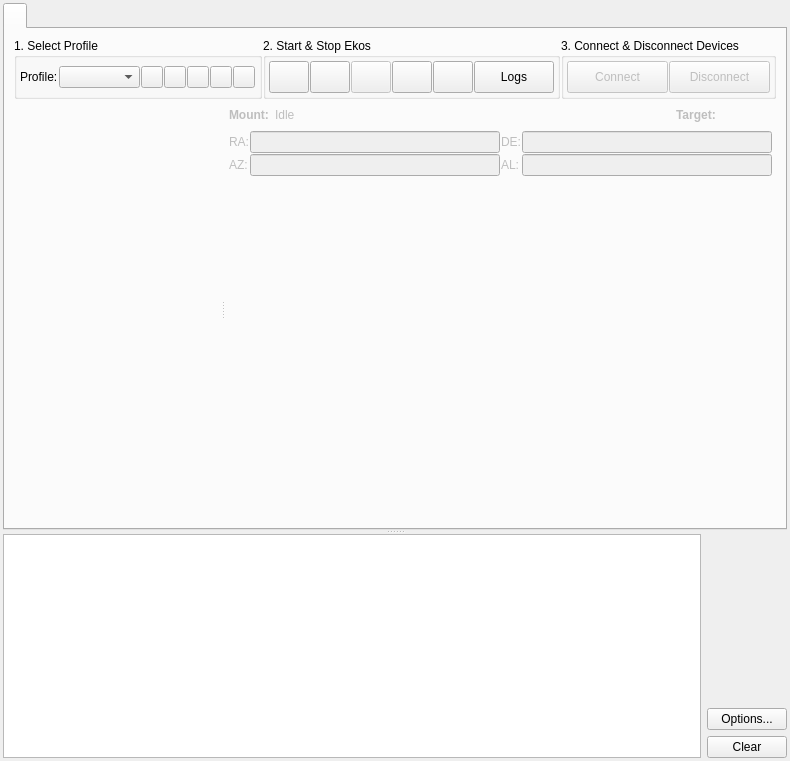
<?xml version="1.0" encoding="UTF-8"?>
<ui version="4.0">
 <class>Manager</class>
 <widget class="QWidget" name="Manager">
  <property name="geometry">
   <rect>
    <x>0</x>
    <y>0</y>
    <width>790</width>
    <height>761</height>
   </rect>
  </property>
  <property name="sizePolicy">
   <sizepolicy hsizetype="MinimumExpanding" vsizetype="MinimumExpanding">
    <horstretch>0</horstretch>
    <verstretch>0</verstretch>
   </sizepolicy>
  </property>
  <property name="minimumSize">
   <size>
    <width>700</width>
    <height>700</height>
   </size>
  </property>
  <property name="maximumSize">
   <size>
    <width>16777215</width>
    <height>16777215</height>
   </size>
  </property>
  <property name="baseSize">
   <size>
    <width>0</width>
    <height>0</height>
   </size>
  </property>
  <property name="windowTitle">
   <string>Ekos</string>
  </property>
  <layout class="QVBoxLayout" name="verticalLayout_3">
   <property name="spacing">
    <number>1</number>
   </property>
   <property name="leftMargin">
    <number>3</number>
   </property>
   <property name="topMargin">
    <number>3</number>
   </property>
   <property name="rightMargin">
    <number>3</number>
   </property>
   <property name="bottomMargin">
    <number>3</number>
   </property>
   <item>
    <widget class="QSplitter" name="splitter">
     <property name="sizePolicy">
      <sizepolicy hsizetype="MinimumExpanding" vsizetype="MinimumExpanding">
       <horstretch>0</horstretch>
       <verstretch>0</verstretch>
      </sizepolicy>
     </property>
     <property name="minimumSize">
      <size>
       <width>0</width>
       <height>0</height>
      </size>
     </property>
     <property name="orientation">
      <enum>Qt::Vertical</enum>
     </property>
     <property name="childrenCollapsible">
       <bool>false</bool>
     </property>
     <widget class="QTabWidget" name="toolsWidget">
      <property name="sizePolicy">
       <sizepolicy hsizetype="MinimumExpanding" vsizetype="MinimumExpanding">
        <horstretch>0</horstretch>
        <verstretch>0</verstretch>
       </sizepolicy>
      </property>
      <property name="minimumSize">
       <size>
        <width>0</width>
        <height>0</height>
       </size>
      </property>
      <property name="currentIndex">
       <number>0</number>
      </property>
      <widget class="QWidget" name="setupTab">
       <attribute name="title">
        <string/>
       </attribute>
       <layout class="QVBoxLayout" name="verticalLayout" stretch="0,1">
        <property name="spacing">
         <number>0</number>
        </property>
        <item>
         <layout class="QHBoxLayout" name="ekosGroup">
          <property name="spacing">
           <number>1</number>
          </property>
          <item>
           <widget class="QGroupBox" name="profileGroup">
            <property name="title">
             <string>1. Select Profile</string>
            </property>
            <layout class="QHBoxLayout" name="horizontalLayout_6">
             <property name="spacing">
              <number>1</number>
             </property>
             <property name="leftMargin">
              <number>3</number>
             </property>
             <property name="topMargin">
              <number>3</number>
             </property>
             <property name="rightMargin">
              <number>3</number>
             </property>
             <property name="bottomMargin">
              <number>3</number>
             </property>
             <item>
              <widget class="QLabel" name="label">
               <property name="text">
                <string>Profile:</string>
               </property>
              </widget>
             </item>
             <item>
              <widget class="QComboBox" name="profileCombo">
               <property name="sizePolicy">
                <sizepolicy hsizetype="MinimumExpanding" vsizetype="Fixed">
                 <horstretch>0</horstretch>
                 <verstretch>0</verstretch>
                </sizepolicy>
               </property>
               <property name="sizeAdjustPolicy">
                <enum>QComboBox::AdjustToContents</enum>
               </property>
              </widget>
             </item>
             <item>
              <widget class="QPushButton" name="addProfileB">
               <property name="sizePolicy">
                <sizepolicy hsizetype="Fixed" vsizetype="Fixed">
                 <horstretch>0</horstretch>
                 <verstretch>0</verstretch>
                </sizepolicy>
               </property>
               <property name="minimumSize">
                <size>
                 <width>22</width>
                 <height>22</height>
                </size>
               </property>
               <property name="maximumSize">
                <size>
                 <width>22</width>
                 <height>22</height>
                </size>
               </property>
               <property name="toolTip">
                <string>Add profile</string>
               </property>
               <property name="statusTip">
                <string/>
               </property>
               <property name="text">
                <string/>
               </property>
               <property name="iconSize">
                <size>
                 <width>22</width>
                 <height>22</height>
                </size>
               </property>
              </widget>
             </item>
             <item>
              <widget class="QPushButton" name="editProfileB">
               <property name="sizePolicy">
                <sizepolicy hsizetype="Fixed" vsizetype="Fixed">
                 <horstretch>0</horstretch>
                 <verstretch>0</verstretch>
                </sizepolicy>
               </property>
               <property name="minimumSize">
                <size>
                 <width>22</width>
                 <height>22</height>
                </size>
               </property>
               <property name="maximumSize">
                <size>
                 <width>22</width>
                 <height>22</height>
                </size>
               </property>
               <property name="toolTip">
                <string>Edit profile</string>
               </property>
               <property name="statusTip">
                <string/>
               </property>
               <property name="text">
                <string/>
               </property>
               <property name="iconSize">
                <size>
                 <width>22</width>
                 <height>22</height>
                </size>
               </property>
              </widget>
             </item>
             <item>
              <widget class="QPushButton" name="deleteProfileB">
               <property name="sizePolicy">
                <sizepolicy hsizetype="Fixed" vsizetype="Fixed">
                 <horstretch>0</horstretch>
                 <verstretch>0</verstretch>
                </sizepolicy>
               </property>
               <property name="minimumSize">
                <size>
                 <width>22</width>
                 <height>22</height>
                </size>
               </property>
               <property name="maximumSize">
                <size>
                 <width>22</width>
                 <height>22</height>
                </size>
               </property>
               <property name="toolTip">
                <string>Remove profile</string>
               </property>
               <property name="statusTip">
                <string/>
               </property>
               <property name="text">
                <string/>
               </property>
               <property name="iconSize">
                <size>
                 <width>22</width>
                 <height>22</height>
                </size>
               </property>
              </widget>
             </item>
             <item>
              <widget class="QPushButton" name="customDriversB">
               <property name="minimumSize">
                <size>
                 <width>22</width>
                 <height>22</height>
                </size>
               </property>
               <property name="maximumSize">
                <size>
                 <width>22</width>
                 <height>22</height>
                </size>
               </property>
               <property name="toolTip">
                <string>Custom Drivers</string>
               </property>
               <property name="text">
                <string/>
               </property>
               <property name="iconSize">
                <size>
                 <width>22</width>
                 <height>22</height>
                </size>
               </property>
              </widget>
             </item>
             <item>
              <widget class="QPushButton" name="wizardProfileB">
               <property name="minimumSize">
                <size>
                 <width>22</width>
                 <height>22</height>
                </size>
               </property>
               <property name="maximumSize">
                <size>
                 <width>22</width>
                 <height>22</height>
                </size>
               </property>
               <property name="toolTip">
                <string>Launch Ekos Profile Wizard</string>
               </property>
               <property name="text">
                <string/>
               </property>
               <property name="iconSize">
                <size>
                 <width>22</width>
                 <height>22</height>
                </size>
               </property>
              </widget>
             </item>
             <item>
              <spacer name="horizontalSpacer_2">
               <property name="orientation">
                <enum>Qt::Horizontal</enum>
               </property>
               <property name="sizeType">
                <enum>QSizePolicy::Minimum</enum>
               </property>
               <property name="sizeHint" stdset="0">
                <size>
                 <width>1</width>
                 <height>20</height>
                </size>
               </property>
              </spacer>
             </item>
            </layout>
           </widget>
          </item>
          <item>
           <widget class="QGroupBox" name="groupBox_2">
            <property name="title">
             <string>2. Start &amp;&amp; Stop Ekos</string>
            </property>
            <layout class="QHBoxLayout" name="horizontalLayout_5">
             <property name="spacing">
              <number>1</number>
             </property>
             <property name="leftMargin">
              <number>3</number>
             </property>
             <property name="topMargin">
              <number>3</number>
             </property>
             <property name="rightMargin">
              <number>3</number>
             </property>
             <property name="bottomMargin">
              <number>3</number>
             </property>
             <item>
              <layout class="QHBoxLayout" name="horizontalLayout_3">
               <property name="spacing">
                <number>1</number>
               </property>
               <item>
                <widget class="QPushButton" name="processINDIB">
                 <property name="enabled">
                  <bool>true</bool>
                 </property>
                 <property name="minimumSize">
                  <size>
                   <width>32</width>
                   <height>32</height>
                  </size>
                 </property>
                 <property name="text">
                  <string/>
                 </property>
                 <property name="iconSize">
                  <size>
                   <width>22</width>
                   <height>22</height>
                  </size>
                 </property>
                </widget>
               </item>
               <item>
                <widget class="QPushButton" name="ekosLiveB">
                 <property name="enabled">
                  <bool>true</bool>
                 </property>
                 <property name="minimumSize">
                  <size>
                   <width>32</width>
                   <height>32</height>
                  </size>
                 </property>
                 <property name="toolTip">
                  <string>Ekos Live</string>
                 </property>
                 <property name="text">
                  <string/>
                 </property>
                 <property name="icon">
                  <iconset theme="folder-cloud">
                   <normaloff>.</normaloff>.</iconset>
                 </property>
                 <property name="iconSize">
                  <size>
                   <width>22</width>
                   <height>22</height>
                  </size>
                 </property>
                </widget>
               </item>
               <item>
                <widget class="QPushButton" name="indiControlPanelB">
                 <property name="enabled">
                  <bool>false</bool>
                 </property>
                 <property name="minimumSize">
                  <size>
                   <width>32</width>
                   <height>32</height>
                  </size>
                 </property>
                 <property name="toolTip">
                  <string>INDI Control Panel</string>
                 </property>
                 <property name="text">
                  <string/>
                 </property>
                 <property name="icon">
                  <iconset theme="kstars_indi">
                   <normaloff>.</normaloff>.</iconset>
                 </property>
                 <property name="iconSize">
                  <size>
                   <width>22</width>
                   <height>22</height>
                  </size>
                 </property>
                </widget>
               </item>
               <item>
                <widget class="QPushButton" name="portSelectorB">
                 <property name="enabled">
                  <bool>true</bool>
                 </property>
                 <property name="minimumSize">
                  <size>
                   <width>32</width>
                   <height>32</height>
                  </size>
                 </property>
                 <property name="toolTip">
                  <string>&lt;html&gt;&lt;head/&gt;&lt;body&gt;&lt;p&gt;Devices Port Selector&lt;/p&gt;&lt;/body&gt;&lt;/html&gt;</string>
                 </property>
                 <property name="text">
                  <string/>
                 </property>
                 <property name="icon">
                  <iconset theme="drive-removable-media">
                   <normaloff>.</normaloff>.</iconset>
                 </property>
                 <property name="iconSize">
                  <size>
                   <width>22</width>
                   <height>22</height>
                  </size>
                 </property>
                </widget>
               </item>
               <item>
                <widget class="QPushButton" name="optionsB">
                 <property name="enabled">
                  <bool>true</bool>
                 </property>
                 <property name="minimumSize">
                  <size>
                   <width>32</width>
                   <height>32</height>
                  </size>
                 </property>
                 <property name="toolTip">
                  <string>Ekos Options</string>
                 </property>
                 <property name="text">
                  <string/>
                 </property>
                 <property name="icon">
                  <iconset theme="configure">
                   <normaloff>.</normaloff>.</iconset>
                 </property>
                 <property name="iconSize">
                  <size>
                   <width>22</width>
                   <height>22</height>
                  </size>
                 </property>
                </widget>
               </item>
               <item>
                <widget class="QPushButton" name="logsB">
                 <property name="minimumSize">
                  <size>
                   <width>32</width>
                   <height>32</height>
                  </size>
                 </property>
                 <property name="toolTip">
                  <string>Logs</string>
                 </property>
                 <property name="text">
                  <string>Logs</string>
                 </property>
                 <property name="iconSize">
                  <size>
                   <width>22</width>
                   <height>22</height>
                  </size>
                 </property>
                </widget>
               </item>
              </layout>
             </item>
            </layout>
           </widget>
          </item>
          <item>
           <widget class="QGroupBox" name="groupBox_3">
            <property name="sizePolicy">
             <sizepolicy hsizetype="Preferred" vsizetype="Preferred">
              <horstretch>0</horstretch>
              <verstretch>1</verstretch>
             </sizepolicy>
            </property>
            <property name="title">
             <string>3. Connect &amp;&amp; Disconnect Devices</string>
            </property>
            <layout class="QVBoxLayout" name="verticalLayout_8">
             <property name="spacing">
              <number>1</number>
             </property>
             <property name="leftMargin">
              <number>3</number>
             </property>
             <property name="topMargin">
              <number>3</number>
             </property>
             <property name="rightMargin">
              <number>3</number>
             </property>
             <property name="bottomMargin">
              <number>3</number>
             </property>
             <item>
              <layout class="QHBoxLayout" name="horizontalLayout_4">
               <property name="spacing">
                <number>1</number>
               </property>
               <item>
                <widget class="QPushButton" name="connectB">
                 <property name="enabled">
                  <bool>false</bool>
                 </property>
                 <property name="minimumSize">
                  <size>
                   <width>32</width>
                   <height>32</height>
                  </size>
                 </property>
                 <property name="text">
                  <string>Connect</string>
                 </property>
                </widget>
               </item>
               <item>
                <widget class="QPushButton" name="disconnectB">
                 <property name="enabled">
                  <bool>false</bool>
                 </property>
                 <property name="minimumSize">
                  <size>
                   <width>32</width>
                   <height>32</height>
                  </size>
                 </property>
                 <property name="text">
                  <string>Disconnect</string>
                 </property>
                </widget>
               </item>
              </layout>
             </item>
            </layout>
           </widget>
          </item>
         </layout>
        </item>
        <item>
         <widget class="QSplitter" name="deviceSplitter">
          <property name="orientation">
           <enum>Qt::Horizontal</enum>
          </property>
          <widget class="CapturePreviewWidget" name="capturePreview" native="true">
           <property name="enabled">
            <bool>false</bool>
           </property>
          </widget>
          <widget class="QWidget" name="rightLayoutWidget">
           <layout class="QVBoxLayout" name="rightLayout" stretch="0,1,1">
            <property name="spacing">
             <number>6</number>
            </property>
            <property name="leftMargin">
             <number>4</number>
            </property>
            <property name="topMargin">
             <number>4</number>
            </property>
            <property name="rightMargin">
             <number>4</number>
            </property>
            <property name="bottomMargin">
             <number>4</number>
            </property>
            <item>
             <widget class="QWidget" name="mountGroup" native="true">
              <property name="enabled">
               <bool>false</bool>
              </property>
              <layout class="QVBoxLayout" name="mountGroupLayout" stretch="0,0,0">
               <property name="spacing">
                <number>4</number>
               </property>
               <property name="leftMargin">
                <number>0</number>
               </property>
               <property name="topMargin">
                <number>0</number>
               </property>
               <property name="rightMargin">
                <number>0</number>
               </property>
               <property name="bottomMargin">
                <number>0</number>
               </property>
               <item>
                <layout class="QHBoxLayout" name="mountStatusLayout">
                 <property name="spacing">
                  <number>2</number>
                 </property>
                 <item>
                  <widget class="QLabel" name="label_2">
                   <property name="minimumSize">
                    <size>
                     <width>0</width>
                     <height>24</height>
                    </size>
                   </property>
                   <property name="styleSheet">
                    <string notr="true">font-weight:bold;</string>
                   </property>
                   <property name="text">
                    <string>Mount: </string>
                   </property>
                   <property name="textFormat">
                    <enum>Qt::AutoText</enum>
                   </property>
                   <property name="margin">
                    <number>2</number>
                   </property>
                  </widget>
                 </item>
                 <item>
                  <widget class="QLabel" name="mountStatus">
                   <property name="minimumSize">
                    <size>
                     <width>0</width>
                     <height>24</height>
                    </size>
                   </property>
                   <property name="styleSheet">
                    <string notr="true"/>
                   </property>
                   <property name="text">
                    <string>Idle</string>
                   </property>
                   <property name="textFormat">
                    <enum>Qt::AutoText</enum>
                   </property>
                  </widget>
                 </item>
                 <item>
                  <widget class="QProgressIndicator" name="mountPI" native="true">
                   <property name="minimumSize">
                    <size>
                     <width>24</width>
                     <height>24</height>
                    </size>
                   </property>
                   <property name="maximumSize">
                    <size>
                     <width>24</width>
                     <height>24</height>
                    </size>
                   </property>
                  </widget>
                 </item>
                 <item>
                  <spacer name="horizontalSpacer_3">
                   <property name="orientation">
                    <enum>Qt::Horizontal</enum>
                   </property>
                   <property name="sizeHint" stdset="0">
                    <size>
                     <width>40</width>
                     <height>20</height>
                    </size>
                   </property>
                  </spacer>
                 </item>
                 <item>
                  <widget class="QLabel" name="label_3">
                   <property name="minimumSize">
                    <size>
                     <width>0</width>
                     <height>24</height>
                    </size>
                   </property>
                   <property name="styleSheet">
                    <string notr="true">font-weight:bold;</string>
                   </property>
                   <property name="text">
                    <string>Target: </string>
                   </property>
                   <property name="textFormat">
                    <enum>Qt::AutoText</enum>
                   </property>
                  </widget>
                 </item>
                 <item>
                  <widget class="QLabel" name="mountTarget">
                   <property name="minimumSize">
                    <size>
                     <width>50</width>
                     <height>20</height>
                    </size>
                   </property>
                   <property name="text">
                    <string/>
                   </property>
                  </widget>
                 </item>
                </layout>
               </item>
               <item>
                <layout class="QGridLayout" name="gridLayout_2">
                 <property name="spacing">
                  <number>1</number>
                 </property>
                 <item row="0" column="0">
                  <widget class="QLabel" name="label_5">
                   <property name="toolTip">
                    <string>Right Ascension</string>
                   </property>
                   <property name="text">
                    <string>RA:</string>
                   </property>
                  </widget>
                 </item>
                 <item row="0" column="1">
                  <widget class="QLineEdit" name="raOUT">
                   <property name="readOnly">
                    <bool>true</bool>
                   </property>
                  </widget>
                 </item>
                 <item row="0" column="2">
                  <widget class="QLabel" name="label_7">
                   <property name="toolTip">
                    <string>Declination</string>
                   </property>
                   <property name="text">
                    <string>DE:</string>
                   </property>
                  </widget>
                 </item>
                 <item row="0" column="3">
                  <widget class="QLineEdit" name="decOUT">
                   <property name="text">
                    <string/>
                   </property>
                   <property name="readOnly">
                    <bool>true</bool>
                   </property>
                  </widget>
                 </item>
                 <item row="1" column="0">
                  <widget class="QLabel" name="label_6">
                   <property name="toolTip">
                    <string>Azimuth</string>
                   </property>
                   <property name="text">
                    <string>AZ:</string>
                   </property>
                  </widget>
                 </item>
                 <item row="1" column="1">
                  <widget class="QLineEdit" name="azOUT">
                   <property name="readOnly">
                    <bool>true</bool>
                   </property>
                  </widget>
                 </item>
                 <item row="1" column="2">
                  <widget class="QLabel" name="label_8">
                   <property name="toolTip">
                    <string>Altitude</string>
                   </property>
                   <property name="text">
                    <string>AL:</string>
                   </property>
                  </widget>
                 </item>
                 <item row="1" column="3">
                  <widget class="QLineEdit" name="altOUT">
                   <property name="readOnly">
                    <bool>true</bool>
                   </property>
                  </widget>
                 </item>
                </layout>
               </item>
               <item>
                <spacer name="verticalSpacer_2">
                 <property name="orientation">
                  <enum>Qt::Vertical</enum>
                 </property>
                 <property name="sizeHint" stdset="0">
                  <size>
                   <width>10</width>
                   <height>10</height>
                  </size>
                 </property>
                </spacer>
               </item>
              </layout>
             </widget>
            </item>
            <item>
             <widget class="Ekos::FocusManager" name="focusManager" native="true"/>
            </item>
            <item>
             <widget class="Ekos::GuideManager" name="guideManager" native="true"/>
            </item>
           </layout>
          </widget>
         </widget>
        </item>
       </layout>
      </widget>
     </widget>
     <widget class="QWidget" name="layoutWidget">
      <layout class="QHBoxLayout" name="bottomLayout">
       <item>
        <widget class="QPlainTextEdit" name="ekosLogOut">
         <property name="sizePolicy">
          <sizepolicy hsizetype="Expanding" vsizetype="MinimumExpanding">
           <horstretch>0</horstretch>
           <verstretch>0</verstretch>
          </sizepolicy>
         </property>
         <property name="minimumSize">
          <size>
           <width>0</width>
           <height>50</height>
          </size>
         </property>
         <property name="maximumSize">
          <size>
           <width>16777215</width>
           <height>16777215</height>
          </size>
         </property>
         <property name="sizeAdjustPolicy">
          <enum>QAbstractScrollArea::AdjustToContents</enum>
         </property>
         <property name="readOnly">
          <bool>true</bool>
         </property>
        </widget>
       </item>
       <item>
        <layout class="QVBoxLayout" name="verticalLayout_4">
         <item>
          <spacer name="verticalSpacer">
           <property name="orientation">
            <enum>Qt::Vertical</enum>
           </property>
           <property name="sizeHint" stdset="0">
            <size>
             <width>20</width>
             <height>40</height>
            </size>
           </property>
          </spacer>
         </item>
         <item>
          <widget class="QPushButton" name="ekosOptionsB">
           <property name="toolTip">
            <string>Advanced Ekos Options</string>
           </property>
           <property name="text">
            <string>Options...</string>
           </property>
          </widget>
         </item>
         <item>
          <widget class="QPushButton" name="clearB">
           <property name="text">
            <string>Clear</string>
           </property>
          </widget>
         </item>
        </layout>
       </item>
      </layout>
     </widget>
    </widget>
   </item>
  </layout>
 </widget>
 <customwidgets>
  <customwidget>
   <class>Ekos::GuideManager</class>
   <extends>QWidget</extends>
   <header>ekos/manager/guidemanager.h</header>
   <container>1</container>
  </customwidget>
  <customwidget>
   <class>Ekos::FocusManager</class>
   <extends>QWidget</extends>
   <header>ekos/manager/focusmanager.h</header>
   <container>1</container>
  </customwidget>
  <customwidget>
   <class>QProgressIndicator</class>
   <extends>QWidget</extends>
   <header>auxiliary/QProgressIndicator.h</header>
   <container>1</container>
  </customwidget>
  <customwidget>
   <class>CapturePreviewWidget</class>
   <extends>QWidget</extends>
   <header>ekos/capture/capturepreviewwidget.h</header>
   <container>1</container>
  </customwidget>
 </customwidgets>
 <tabstops>
  <tabstop>processINDIB</tabstop>
  <tabstop>connectB</tabstop>
  <tabstop>disconnectB</tabstop>
  <tabstop>profileCombo</tabstop>
  <tabstop>addProfileB</tabstop>
  <tabstop>editProfileB</tabstop>
  <tabstop>deleteProfileB</tabstop>
  <tabstop>customDriversB</tabstop>
  <tabstop>wizardProfileB</tabstop>
  <tabstop>ekosLiveB</tabstop>
  <tabstop>optionsB</tabstop>
  <tabstop>ekosOptionsB</tabstop>
  <tabstop>clearB</tabstop>
  <tabstop>ekosLogOut</tabstop>
  <tabstop>raOUT</tabstop>
  <tabstop>decOUT</tabstop>
  <tabstop>azOUT</tabstop>
  <tabstop>altOUT</tabstop>
  <tabstop>toolsWidget</tabstop>
 </tabstops>
 <resources/>
 <connections/>
</ui>
